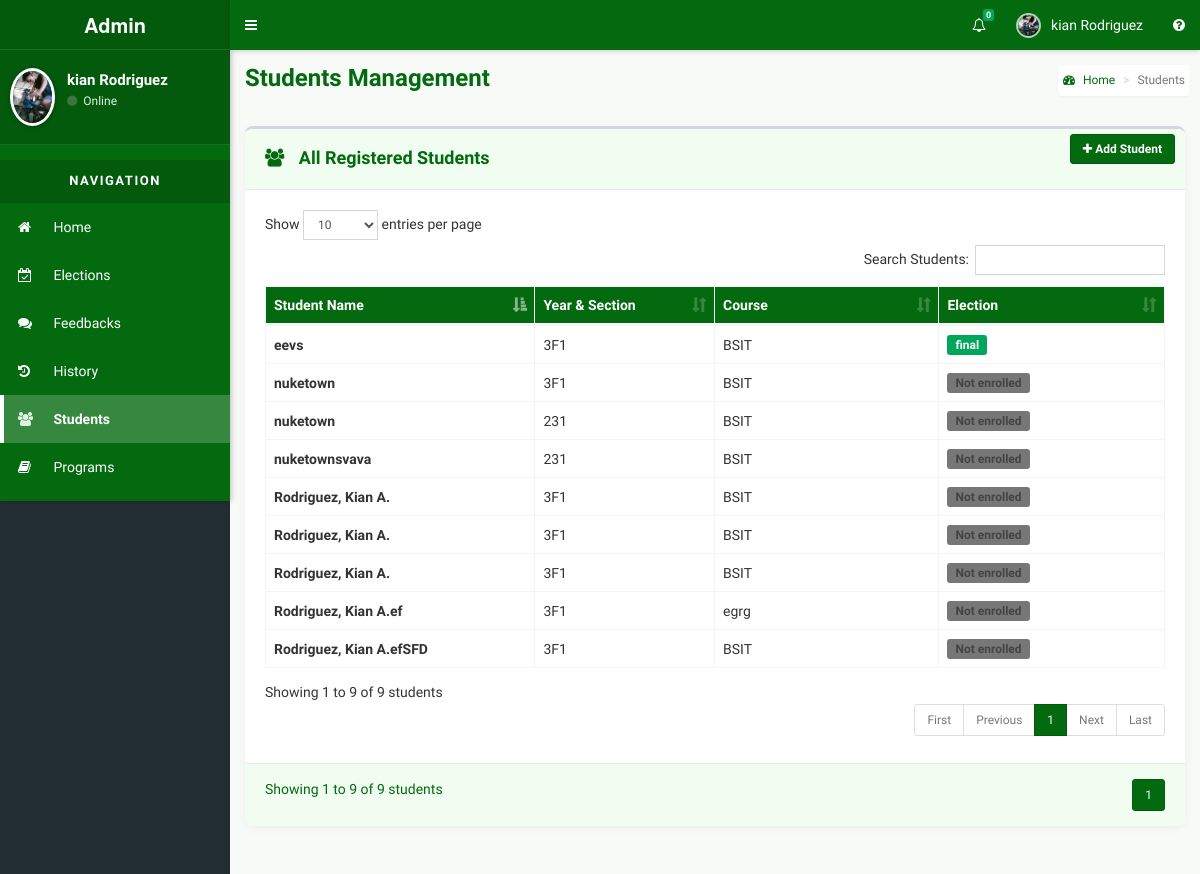
The app's page /admin/students.php (signed in) with its own data.
### tables this page shows
CREATE TABLE `students` (
  `id` int(11) NOT NULL,
  `voters_id` int(11) NOT NULL,
  `name` varchar(255) NOT NULL,
  `year_section` varchar(50) NOT NULL,
  `course` varchar(100) NOT NULL,
  `election_id` int(11) DEFAULT NULL
);

CREATE TABLE `elections` (
  `id` int(11) NOT NULL,
  `name` varchar(100) NOT NULL,
  `election_code` varchar(60) NOT NULL,
  `status` tinyint(1) DEFAULT 0,
  `end_time` datetime DEFAULT NULL
);

### admin/includes/session.php (called while the page is built, shortened)
<?php
	include 'includes/conn.php';
	if(!isset($_SESSION['admin']) || empty($_SESSION['admin'])) {
		header('location: index.php');
		exit();
	}
	 else {
		$sql = "SELECT * FROM admin WHERE id = '".$_SESSION['admin']."'";
		$query = $conn->query($sql);
		$user = $query->fetch_assoc();
	}
?>

### admin/students.php (the view, shortened to what this page needs)
<?php
include 'includes/session.php';
$limit = 10;
$page = isset($_GET['page']) ? (int)$_GET['page'] : 1;
$offset = ($page - 1) * $limit;
$total_sql = "SELECT COUNT(*) AS total FROM students";
$total_result = $conn->query($total_sql);
$total_row = $total_result->fetch_assoc();
$total_records = $total_row['total'];
$total_pages = ceil($total_records / $limit);
$sql = "
    SELECT students.id, students.name, students.year_section, students.course, elections.name AS election_name
    FROM students
    LEFT JOIN elections ON students.election_id = elections.id
    ORDER BY students.name ASC
    LIMIT $limit OFFSET $offset";
$result = $conn->query($sql);
?>
<?php include 'includes/header.php'; ?>
<body class="hold-transition skin-green sidebar-mini">
<div class="wrapper">
  <?php include 'includes/navbar.php'; ?>
  <?php include 'includes/menubar1.php'; ?>
  <div class="content-wrapper" style="background-color: #f8faf8;">
    <section class="content-header">
      <h1 style="color: #046a0f; font-weight: 700; margin-bottom: 15px;">Students Management</h1>
      <ol class="breadcrumb" style="background-color: #ffffff; border-radius: 4px; box-shadow: 0 1px 3px rgba(0,0,0,0.05);">
        <li><a href="home.php" style="color: #046a0f;"><i class="fa fa-dashboard"></i> Home</a></li>
        <li class="active">Students</li>
      </ol>
    </section>
    <section class="content" style="padding-top: 20px;">
      <div class="row">
        <div class="col-xs-12">
          <div class="box" style="border-radius: 8px; box-shadow: 0 2px 10px rgba(0,0,0,0.05);">
            <div class="box-header with-border" style="background-color: #f0fdf0; border-bottom: 1px solid #e0f0e0; border-radius: 8px 8px 0 0; padding: 20px;">
              <h3 class="box-title" style="color: #046a0f; font-weight: 600;">
                <i class="fa fa-users" style="margin-right: 10px;"></i> All Registered Students
              </h3>
              <div class="box-tools pull-right">
                <button type="button" class="btn btn-success btn-sm" data-toggle="modal" data-target="#addStudentModal" style="background-color: #046a0f; border-color: #035a0d; padding: 5px 12px; font-weight: 600; transition: all 0.3s ease;">
                  <i class="fa fa-plus"></i> Add Student
                </button>
              </div>
            </div>
            <div class="box-body" style="padding: 20px; background-color: #fff; border-radius: 0 0 8px 8px;">
              <div class="table-responsive">
                <table id="students-table" class="table table-bordered table-hover" style="width: 100%;">
                  <thead style="background-color: #046a0f; color: white;">
                    <tr>
                      <th width="30%">Student Name</th>
                      <th width="20%">Year & Section</th>
                      <th width="25%">Course</th>
                      <th width="25%">Election</th>
                    </tr>
                  </thead>
                  <tbody>
                    <?php
                      if ($result->num_rows > 0) {
                        while ($row = $result->fetch_assoc()) {
                          echo "
                            <tr>
                              <td style='vertical-align: middle;'><strong>" . htmlspecialchars($row['name']) . "</strong></td>
                              <td style='vertical-align: middle;'>" . htmlspecialchars($row['year_section']) . "</td>
                              <td style='vertical-align: middle;'>" . htmlspecialchars($row['course']) . "</td>
                              <td style='vertical-align: middle;'>" . (empty($row['election_name']) ? '<span class="label label-default" style="background-color: #777;">Not enrolled</span>' : '<span class="label label-success" style="background-color: #046a0f;">' . htmlspecialchars($row['election_name']) . '</span>') . "</td>
                            </tr>
                          ";
                        }
                      } else {
                        echo "<tr><td colspan='4' class='text-center' style='padding: 20px; color: #777;'>No students found</td></tr>";
                      }
                    ?>
                  </tbody>
                </table>
              </div>
            </div>
            <div class="box-footer clearfix" style="background-color: #f0fdf0; border-top: 1px solid #e0f0e0; border-radius: 0 0 8px 8px; padding: 15px 20px;">
              <div class="pull-left" style="color: #046a0f; font-size: 14px;">
                Showing <?php echo ($result->num_rows > 0) ? ($offset + 1) : 0; ?> to <?php echo min($offset + $limit, $total_records); ?> of <?php echo $total_records; ?> students
              </div>
              <ul class="pagination pagination-sm no-margin pull-right">
                <?php
                  $start_page = max(1, $page - 2);
                  $end_page = min($total_pages, $page + 2);
                  for ($i = $start_page; $i <= $end_page; $i++) {
                    $active = ($i == $page) ? 'active' : '';
                    echo "<li class='$active'><a href='students.php?page=$i' style='" . ($active ? "background-color: #046a0f; border-color: #035a0d; color: #fff;" : "color: #046a0f; border-color: #d0e0d0;") . "'>$i</a></li>";
                  }
                ?>
              </ul>
            </div>
          </div>
        </div>
      </div>
    </section>
  </div>
</div>
</body>
</html>

### admin/includes/header.php (shortened to what this page needs)
<!DOCTYPE html>
<html>
<head>
  	<link rel="stylesheet" href="../bower_components/bootstrap/dist/css/bootstrap.min.css">
    <link rel="stylesheet" href="../plugins/iCheck/all.css">
  	<link rel="stylesheet" href="../bower_components/font-awesome/css/font-awesome.min.css">
  	<link rel="stylesheet" href="../dist/css/AdminLTE.min.css">
    <link rel="stylesheet" href="../bower_components/datatables.net-bs/css/dataTables.bootstrap.min.css">
    <link rel="stylesheet" href="../bower_components/bootstrap-daterangepicker/daterangepicker.css">
    <link rel="stylesheet" href="../plugins/timepicker/bootstrap-timepicker.min.css">
    <link rel="stylesheet" href="../bower_components/bootstrap-datepicker/dist/css/bootstrap-datepicker.min.css">
    <link rel="stylesheet" href="../dist/css/skins/skin-green.min.css">
</head>
</html>

### admin/includes/navbar.php (shortened to what this page needs)
<header class="main-header">
  <a href="#" class="logo" style="background-color: #035a0d; color: #fff; border-bottom: 1px solid rgba(255,255,255,0.1);">
    <span class="logo-lg" style="font-weight: 700;">Admin</span>
  </a>
  <nav class="navbar navbar-static-top" style="background-color: #046a0f; box-shadow: 0 1px 5px rgba(0,0,0,0.2);">
    <a href="#" class="sidebar-toggle" data-toggle="push-menu" role="button" style="color: #fff;">
    </a>
    <div class="navbar-custom-menu">
      <ul class="nav navbar-nav">
        <li class="dropdown notifications-menu">
          <a href="#" class="dropdown-toggle" data-toggle="dropdown" style="color: #fff;">
            <i class="fa fa-bell-o"></i>
            <span class="label label-success">0</span>
          </a>
        </li>
        <li class="dropdown user user-menu">
          <a href="#" class="dropdown-toggle" data-toggle="dropdown" style="color: #fff;">
            <img src="<?php echo (!empty($user['photo'])) ? '../images/'.$user['photo'] : '../images/profile.jpg'; ?>" class="user-image" alt="User Image" style="border: 2px solid rgba(255,255,255,0.7);">
            <span class="hidden-xs"><?php echo $user['firstname'].' '.$user['lastname']; ?></span>
          </a>
        </li>
        <li>
          <a href="#" data-toggle="control-sidebar" style="color: #fff;"><i class="fa fa-question-circle"></i></a>
        </li>
      </ul>
    </div>
  </nav>
</header>

### admin/includes/menubar1.php (shortened to what this page needs)
<aside class="main-sidebar">
  <section class="sidebar" style="background-color:#046a0f; color: #fff; box-shadow: 2px 0 5px rgba(0,0,0,0.2);">
    <div class="user-panel" style="background-color:#035a0d; padding: 18px 10px; margin-bottom: 15px; border-bottom: 1px solid rgba(255,255,255,0.1);">
      <div class="pull-left image">
        <img src="<?php echo (!empty($user['photo'])) ? '../images/'.$user['photo'] : '../images/profile.jpg'; ?>" class="img-circle" alt="User Image" style="border: 3px solid #fff; box-shadow: 0 1px 5px rgba(0,0,0,0.3);">
      </div>
      <div class="pull-left info" style="padding-left: 12px;">
        <p style="font-weight: 700; font-size: 15px; margin-bottom: 5px; color: #fff;"><?php echo $user['firstname'].' '.$user['lastname']; ?></p>
        <a style="font-size: 12px; color: #e0f2e3;"><i class="fa fa-circle text-success"></i> Online</a>
      </div>
    </div>
    <ul class="sidebar-menu" data-widget="tree">
      <li class="header" style="background-color:#035a0d; color: #fff; text-align: center; font-weight: bold; padding: 12px; letter-spacing: 1.5px; text-transform: uppercase; font-size: 13px;">NAVIGATION</li>
      <li class="sidebar-item">
        <a href="home.php" style="color: #fff; border-left: 4px solid transparent; padding: 14px; transition: all 0.3s;">
          <i class="fa fa-home" style="width: 22px; margin-right: 10px;"></i> <span>Home</span>
        </a>
      </li>
      <li class="sidebar-item">
        <a href="sub_admins.php" style="color: #fff; border-left: 4px solid transparent; padding: 14px; transition: all 0.3s;">
          <i class="fa fa-calendar-check-o" style="width: 22px; margin-right: 10px;"></i> <span>Elections</span>
        </a>
      </li>
      <li class="sidebar-item">
        <a href="feedback.php" style="color: #fff; border-left: 4px solid transparent; padding: 14px; transition: all 0.3s;">
          <i class="fa fa-comments" style="width: 22px; margin-right: 10px;"></i> <span>Feedbacks</span>
        </a>
      </li>
      <li class="sidebar-item">
        <a href="history.php" style="color: #fff; border-left: 4px solid transparent; padding: 14px; transition: all 0.3s;">
          <i class="fa fa-history" style="width: 22px; margin-right: 10px;"></i> <span>History</span>
        </a>
      </li>
      <li class="sidebar-item">
        <a href="students.php" style="color: #fff; border-left: 4px solid transparent; padding: 14px; transition: all 0.3s;">
          <i class="fa fa-users" style="width: 22px; margin-right: 10px;"></i> <span>Students</span>
        </a>
      </li>
      <li class="sidebar-item">
        <a href="info.php" style="color: #fff; border-left: 4px solid transparent; padding: 14px; transition: all 0.3s;">
          <i class="fa fa-book" style="width: 22px; margin-right: 10px;"></i> <span>Programs</span>
        </a>
      </li>
    </ul>
  </section>
</aside>

### admin/includes/menubar1.php (style rules this page uses)
.sidebar-menu > li.active > a { background-color: rgba(255,255,255,0.2) !important; border-left-color: #fff !important; font-weight: bold; }
.sidebar-item a:hover i, .sidebar-menu > li.active > a i { color: #e0f2e3; }

### admin/students.php (style rules this page uses)
.table { border-collapse: separate; border-spacing: 0; }
.table th { font-weight: 600; }
.table th, .table td { padding: 12px 15px; }
.btn { transition: all 0.3s ease; }
.pagination > li > a, .pagination > li > span { padding: 6px 12px; }
.pagination > .active > a, .pagination > .active > a:focus, .pagination > .active > a:hover, .pagination > .active > span, .pagination > .active > span:focus, .pagination > .active > span:hover { background-color: #046a0f; border-color: #035a0d; }
.label { display: inline-block; padding: 4px 8px; border-radius: 3px; font-weight: 600; font-size: 12px; }

### records on screen
students: name "eevs", year_section "3F1", course "BSIT", election.name "final"
students: name "nuketown", year_section "3F1", course "BSIT", shows "Not enrolled"
students: name "nuketown", year_section "231", course "BSIT", shows "Not enrolled"
students: name "nuketownsvava", year_section "231", course "BSIT", shows "Not enrolled"
students: name "Rodriguez, Kian A.", year_section "3F1", course "BSIT", shows "Not enrolled"
students: name "Rodriguez, Kian A.", year_section "3F1", course "BSIT", shows "Not enrolled"
students: name "Rodriguez, Kian A.", year_section "3F1", course "BSIT", shows "Not enrolled"
students: name "Rodriguez, Kian A.ef", year_section "3F1", course "egrg", shows "Not enrolled"
students: name "Rodriguez, Kian A.efSFD", year_section "3F1", course "BSIT", shows "Not enrolled"

### other values on screen
$user['firstname'] "kian"
$user['lastname'] "Rodriguez"
$offset + 1 "1"
min($offset + $limit, $total_records) "9"
$total_records "9"
